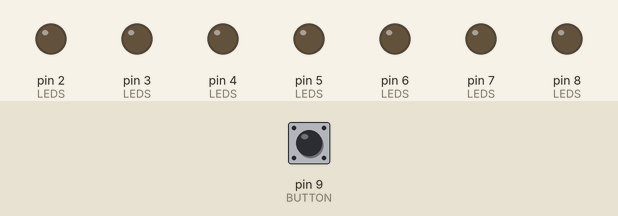
A sketch run on a simulated Arduino Uno, built with avr-gcc and run on an emulated ATmega328P. On the bench: output pins drawn as LEDs (lit = HIGH). The inputs (shaded band) are chosen by the test bench; at power-on: pin 9 (BUTTON) HIGH. What the sketch prints to the serial monitor is not drawn.

Above: at 1.2 s.
1.3 s: pin 9 (BUTTON) pulled LOW for 0.15 s
At 2.3 s:
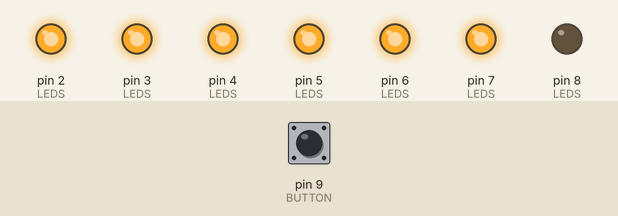
2.9 s: pin 9 (BUTTON) pulled LOW for 1 s
At 4.7 s:
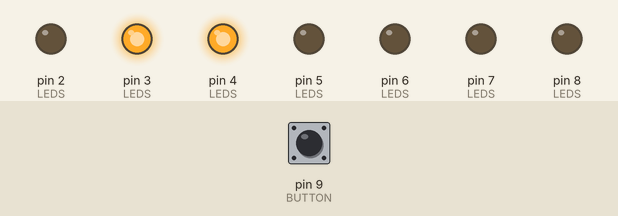
5.4 s: pin 9 (BUTTON) pulled LOW for 0.15 s
At 6.6 s:
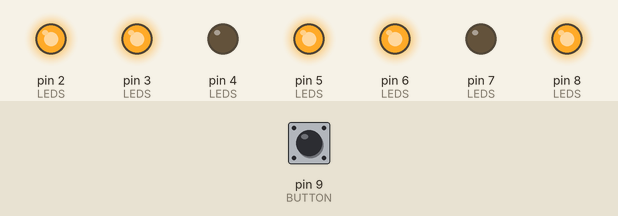
7.0 s: pin 9 (BUTTON) pulled LOW for 3.2 s
At 10.7 s:
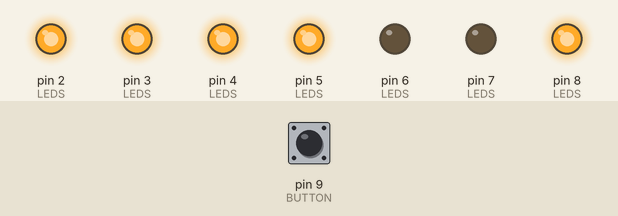
11.7 s: pin 9 (BUTTON) pulled LOW for 0.15 s
At 12.5 s:
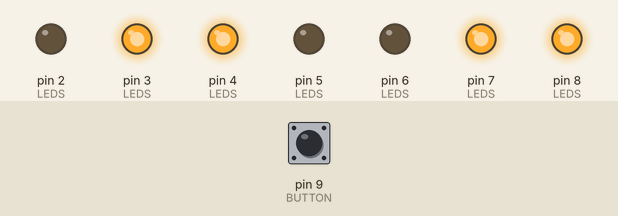
13.3 s: pin 9 (BUTTON) pulled LOW for 1 s
At 15.0 s:
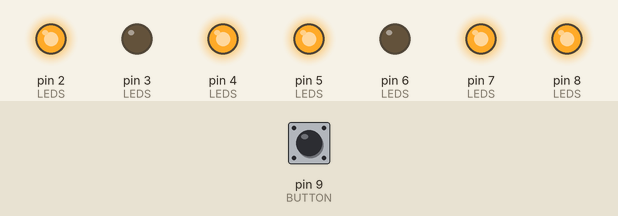
Timing chart, 0 to 16.5 s (numbered marks = the images above; inputs shaded):
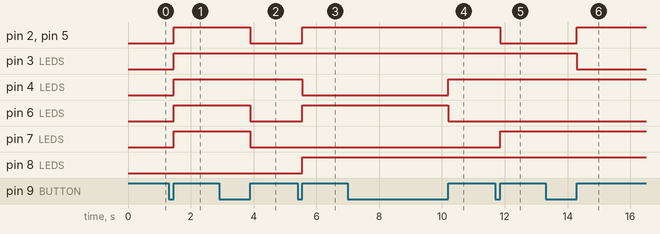

Measured:
- after the input at 1.3 s, pin 2 (LEDS), pin 3 (LEDS), pin 4 (LEDS), pin 5 (LEDS), pin 6 (LEDS), pin 7 (LEDS): LOW → HIGH after 0.15 s
- after the input at 2.9 s, pin 2 (LEDS), pin 5 (LEDS), pin 6 (LEDS), pin 7 (LEDS): HIGH → LOW after 1.0 s
- after the input at 5.4 s, pin 2 (LEDS), pin 5 (LEDS), pin 6 (LEDS), pin 8 (LEDS): LOW → HIGH after 0.15 s; pin 4 (LEDS): HIGH → LOW after 0.15 s
- after the input at 7.0 s, pin 4 (LEDS): LOW → HIGH after 3.2 s; pin 6 (LEDS): HIGH → LOW after 3.2 s
- after the input at 11.7 s, pin 2 (LEDS), pin 5 (LEDS): HIGH → LOW after 0.15 s; pin 7 (LEDS): LOW → HIGH after 0.15 s
- after the input at 13.3 s, pin 2 (LEDS), pin 5 (LEDS): LOW → HIGH after 1.0 s; pin 3 (LEDS): HIGH → LOW after 1.0 s

The sketch:

1digit_counter.ino
```cpp
/* 1 Digit counter
 *  Show numbers from 0 to 9 on a sevent segments display,
 *  numbers increase every time the button is pushed
 */

#define LED_A 2
#define LED_B 3
#define LED_C 4
#define LED_D 5
#define LED_E 6
#define LED_F 7
#define LED_G 8

#define BUTTON 9

int LEDS[7] = {LED_A,LED_B,LED_C,LED_D,LED_E,LED_F,LED_G};
int num = 9;
int buttonState = 1;
bool buttonStateChanged = false;

bool numberMap[10][7] = {
  {1,1,1,1,1,1,0}, // 0
  {0,1,1,0,0,0,0}, // 1
  {1,1,0,1,1,0,1}, // 2
  {1,1,1,1,0,0,1}, // 3
  {0,1,1,0,0,1,1}, // 4
  {1,0,1,1,0,1,1}, // 5
  {0,0,1,1,1,1,1}, // 6
  {1,1,1,0,0,0,0}, // 7
  {1,1,1,1,1,1,1}, // 8
  {1,1,1,1,0,1,1} // 9
};

void setup() {
  Serial.begin(9600);
  for (int i=0; i<7; i++) {
    pinMode(LEDS[i], OUTPUT);
  }
  pinMode(BUTTON, INPUT_PULLUP);
}

void loop() {

  if (mySwitch()) {
    num = (num+1) % 10;
    drawNum(num);
  }
}

bool mySwitch() {
  Serial.println(num);
  buttonState = digitalRead(BUTTON);
  if (buttonState == LOW) {
    buttonStateChanged = true;
  }

  if (buttonState == HIGH && buttonStateChanged) {
    buttonStateChanged = false;
    return true;
  }
  return false;
}

void drawNum(int num) {
  for (int i=0; i<7; i++) {
    if (numberMap[num][i] == 1) {
      digitalWrite(LEDS[i], HIGH);
    }
    else {
      digitalWrite(LEDS[i], LOW);
    }
  }
}
```
